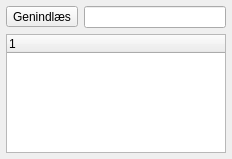
<?xml version="1.0" encoding="UTF-8"?>
<ui version="4.0">
 <class>QlrBrowserDockWidgetBase</class>
 <widget class="QDockWidget" name="QlrBrowserDockWidgetBase">
  <property name="geometry">
   <rect>
    <x>0</x>
    <y>0</y>
    <width>232</width>
    <height>159</height>
   </rect>
  </property>
  <property name="windowTitle">
   <string>Qlr Browser</string>
  </property>
  <widget class="QWidget" name="dockWidgetContents">
   <layout class="QVBoxLayout" name="verticalLayout">
    <property name="spacing">
     <number>6</number>
    </property>
    <property name="leftMargin">
     <number>6</number>
    </property>
    <property name="topMargin">
     <number>6</number>
    </property>
    <property name="rightMargin">
     <number>6</number>
    </property>
    <property name="bottomMargin">
     <number>6</number>
    </property>
    <item>
     <widget class="QWidget" name="widget" native="true">
      <layout class="QHBoxLayout" name="horizontalLayout_3">
       <property name="spacing">
        <number>6</number>
       </property>
       <property name="leftMargin">
        <number>0</number>
       </property>
       <property name="topMargin">
        <number>0</number>
       </property>
       <property name="rightMargin">
        <number>0</number>
       </property>
       <property name="bottomMargin">
        <number>0</number>
       </property>
       <item>
        <widget class="QToolButton" name="refreshButton">
         <property name="toolTip">
          <string>Genindlæs qlr-filer</string>
         </property>
         <property name="text">
          <string>Genindlæs</string>
         </property>
         <property name="icon">
          <iconset>
           <normaloff>:/images/themes/default/mActionDraw.svg</normaloff>:/images/themes/default/mActionDraw.svg</iconset>
         </property>
        </widget>
       </item>
       <item>
        <widget class="QgsFilterLineEdit" name="filterLineEdit"/>
       </item>
      </layout>
     </widget>
    </item>
    <item>
     <widget class="QTreeWidget" name="treeWidget">
      <property name="selectionMode">
       <enum>QAbstractItemView::NoSelection</enum>
      </property>
      <column>
       <property name="text">
        <string notr="true">1</string>
       </property>
      </column>
     </widget>
    </item>
   </layout>
  </widget>
 </widget>
 <customwidgets>
  <customwidget>
   <class>QgsFilterLineEdit</class>
   <extends>QLineEdit</extends>
   <header>qgis.gui</header>
  </customwidget>
 </customwidgets>
 <resources/>
 <connections/>
</ui>
